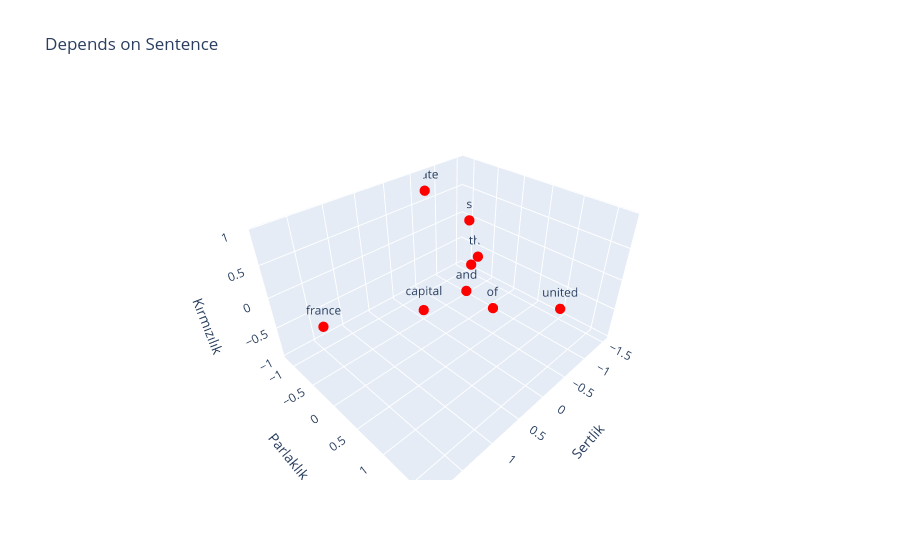

The notebook cell saved with this chart:
### Code cell
depend_sentences = [
  {
    "words": meanings.detach().numpy(),
    "labels": tokenizer.tokenizer(sentence),
    "color": "red",
  },
]
plot_dots(depend_sentences, "Depends on Sentence")

### Figure 1 — Plotly figure (JSON) as saved in the notebook; plotly's stock layout.template omitted (floating-point values rounded to 4 significant figures)
{"data": [{"hoverinfo": "text", "marker": {"color": "red", "size": 6}, "mode": "markers+text", "text": ["the", " ", "capital", " ", "of", " ", "united", " ", "state", "s", " ", "and", " ", "the", " ", "capital", " ", "of", " ", "france"], "type": "scatter3d", "x": [-1.526, -0.7448, -0.1002, -0.7448, -0.7121, -0.7448, -0.2223, -0.7448, -0.697, -0.07983, -0.7448, -0.111, -0.7448, -1.526, -0.7448, -0.1002, -0.7448, -0.7121, -0.7448, 1.879], "y": [-0.7502, -0.2022, -0.6092, -0.2022, 0.3037, -0.2022, 1.687, -0.2022, -1.161, 0.3417, -0.2022, 0.2927, -0.2022, -0.7502, -0.2022, -0.6092, -0.2022, 0.3037, -0.2022, -0.07213], "z": [-0.654, -0.2297, -0.9798, -0.2297, -0.7773, -0.2297, 0.2284, -0.2297, 0.6995, 0.9488, -0.2297, -0.1578, -0.2297, -0.654, -0.2297, -0.9798, -0.2297, -0.7773, -0.2297, 0.1578]}], "layout": {"scene": {"xaxis": {"title": {"text": "Sertlik"}}, "yaxis": {"title": {"text": "Parlaklık"}}, "zaxis": {"title": {"text": "Kırmızılık"}}}, "title": {"text": "Depends on Sentence"}}}
